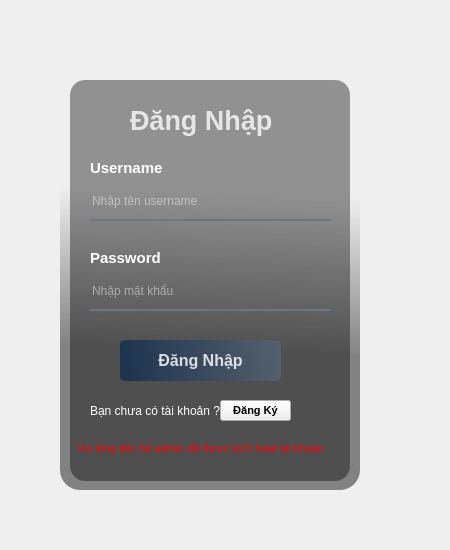
<?xml version="1.0" encoding="UTF-8"?>
<ui version="4.0">
 <class>Login</class>
 <widget class="QWidget" name="Login">
  <property name="geometry">
   <rect>
    <x>0</x>
    <y>0</y>
    <width>450</width>
    <height>550</height>
   </rect>
  </property>
  <property name="windowTitle">
   <string>Form</string>
  </property>
  <widget class="QWidget" name="widget" native="true">
   <property name="enabled">
    <bool>true</bool>
   </property>
   <property name="geometry">
    <rect>
     <x>30</x>
     <y>40</y>
     <width>370</width>
     <height>480</height>
    </rect>
   </property>
   <widget class="QLabel" name="label">
    <property name="geometry">
     <rect>
      <x>30</x>
      <y>30</y>
      <width>300</width>
      <height>420</height>
     </rect>
    </property>
    <property name="styleSheet">
     <string notr="true">border-image: url(:/resource/images/bg_login.jpg);
border-radius:20px</string>
    </property>
    <property name="text">
     <string/>
    </property>
   </widget>
   <widget class="QLabel" name="label_2">
    <property name="geometry">
     <rect>
      <x>30</x>
      <y>30</y>
      <width>300</width>
      <height>420</height>
     </rect>
    </property>
    <property name="styleSheet">
     <string notr="true">
border-radius:20px;
background-color: qlineargradient(spread:pad, x1:0.547949, y1:0.29, x2:0.537746, y2:0.671, stop:0 rgba(0, 0, 0, 0), stop:1 rgba(50, 50, 50, 147));</string>
    </property>
    <property name="text">
     <string/>
    </property>
    <property name="indent">
     <number>0</number>
    </property>
   </widget>
   <widget class="QLabel" name="label_3">
    <property name="geometry">
     <rect>
      <x>40</x>
      <y>40</y>
      <width>280</width>
      <height>401</height>
     </rect>
    </property>
    <property name="styleSheet">
     <string notr="true">background-color:rgba(0,0,0,100);
border-radius:15px;</string>
    </property>
    <property name="text">
     <string/>
    </property>
   </widget>
   <widget class="QLabel" name="lb_title_form">
    <property name="geometry">
     <rect>
      <x>100</x>
      <y>60</y>
      <width>161</width>
      <height>41</height>
     </rect>
    </property>
    <property name="font">
     <font>
      <pointsize>20</pointsize>
      <bold>true</bold>
     </font>
    </property>
    <property name="styleSheet">
     <string notr="true">color: rgb(230, 230, 230);</string>
    </property>
    <property name="text">
     <string>Đăng Nhập</string>
    </property>
   </widget>
   <widget class="QLabel" name="label_5">
    <property name="geometry">
     <rect>
      <x>60</x>
      <y>120</y>
      <width>91</width>
      <height>16</height>
     </rect>
    </property>
    <property name="font">
     <font>
      <pointsize>11</pointsize>
      <bold>true</bold>
     </font>
    </property>
    <property name="styleSheet">
     <string notr="true">color: rgb(255, 255, 255);</string>
    </property>
    <property name="text">
     <string>Username</string>
    </property>
   </widget>
   <widget class="QLineEdit" name="username">
    <property name="geometry">
     <rect>
      <x>60</x>
      <y>150</y>
      <width>241</width>
      <height>31</height>
     </rect>
    </property>
    <property name="styleSheet">
     <string notr="true">background-color: rgba(0, 0, 0,0);
border:none;
border-bottom:2px solid rgba(105,118,132,255);
color:rgba(255,255,255,230);
padding-bottom:7px;</string>
    </property>
    <property name="placeholderText">
     <string>Nhập tên username</string>
    </property>
   </widget>
   <widget class="QLineEdit" name="password">
    <property name="geometry">
     <rect>
      <x>60</x>
      <y>240</y>
      <width>241</width>
      <height>31</height>
     </rect>
    </property>
    <property name="styleSheet">
     <string notr="true">background-color: rgba(0, 0, 0,0);
border:none;
border-bottom:2px solid rgba(105,118,132,255);
color:rgba(255,255,255,230);
padding-bottom:7px;</string>
    </property>
    <property name="echoMode">
     <enum>QLineEdit::Password</enum>
    </property>
    <property name="placeholderText">
     <string>Nhập mật khẩu</string>
    </property>
   </widget>
   <widget class="QLabel" name="label_6">
    <property name="geometry">
     <rect>
      <x>60</x>
      <y>210</y>
      <width>91</width>
      <height>16</height>
     </rect>
    </property>
    <property name="font">
     <font>
      <pointsize>11</pointsize>
      <bold>true</bold>
     </font>
    </property>
    <property name="styleSheet">
     <string notr="true">color: rgb(255, 255, 255);</string>
    </property>
    <property name="text">
     <string>Password</string>
    </property>
   </widget>
   <widget class="QPushButton" name="saveForm">
    <property name="geometry">
     <rect>
      <x>90</x>
      <y>300</y>
      <width>161</width>
      <height>41</height>
     </rect>
    </property>
    <property name="font">
     <font>
      <pointsize>12</pointsize>
      <bold>true</bold>
     </font>
    </property>
    <property name="autoFillBackground">
     <bool>false</bool>
    </property>
    <property name="styleSheet">
     <string notr="true">QPushButton#saveForm{
	background-color: qlineargradient(spread:pad, x1:0, y1:0.505682, x2:1, y2:0.477, stop:0 rgba(20, 47, 78, 219), stop:1 rgba(85, 98, 112, 226));
color:rgba(255,255,255,210);
border-radius:5px;
}
QPushButton#saveForm:hover {
	background-color: qlineargradient(spread:pad, x1:0, y1:0.505682, x2:1, y2:0.477, stop:0 rgba(40, 67, 98, 219), stop:1 rgba(105, 118, 132, 226));
 
}
QPushButton#saveForm:pressed {
	background-color: rgba(105,118,132,200); 
padding-left:5px;
padding-top:5px;
}</string>
    </property>
    <property name="text">
     <string>Đăng Nhập</string>
    </property>
    <property name="autoDefault">
     <bool>false</bool>
    </property>
    <property name="flat">
     <bool>false</bool>
    </property>
   </widget>
   <widget class="QLabel" name="label_7">
    <property name="geometry">
     <rect>
      <x>60</x>
      <y>360</y>
      <width>131</width>
      <height>21</height>
     </rect>
    </property>
    <property name="styleSheet">
     <string notr="true">color: rgb(255, 255, 255);</string>
    </property>
    <property name="text">
     <string>Bạn chưa có tài khoản ?</string>
    </property>
   </widget>
   <widget class="QPushButton" name="dangKy">
    <property name="geometry">
     <rect>
      <x>190</x>
      <y>360</y>
      <width>71</width>
      <height>21</height>
     </rect>
    </property>
    <property name="font">
     <font>
      <pointsize>8</pointsize>
      <bold>true</bold>
     </font>
    </property>
    <property name="autoFillBackground">
     <bool>false</bool>
    </property>
    <property name="styleSheet">
     <string notr="true">QPushButton#dangNhap{
	background-color: qlineargradient(spread:pad, x1:0, y1:0.505682, x2:1, y2:0.477, stop:0 rgba(20, 47, 78, 219), stop:1 rgba(85, 98, 112, 226));
color:rgba(255,255,255,210);
border-radius:5px;
}
QPushButton#dangNhap:hover {
	background-color: qlineargradient(spread:pad, x1:0, y1:0.505682, x2:1, y2:0.477, stop:0 rgba(40, 67, 98, 219), stop:1 rgba(105, 118, 132, 226));
 
}
QPushButton#dangNhap:pressed {
	background-color: rgba(105,118,132,200); 
padding-left:5px;
padding-top:5px;
}</string>
    </property>
    <property name="text">
     <string>Đăng Ký</string>
    </property>
    <property name="checkable">
     <bool>false</bool>
    </property>
    <property name="autoDefault">
     <bool>false</bool>
    </property>
    <property name="flat">
     <bool>false</bool>
    </property>
   </widget>
   <widget class="QLabel" name="lb_contact_admin">
    <property name="geometry">
     <rect>
      <x>47</x>
      <y>400</y>
      <width>271</width>
      <height>16</height>
     </rect>
    </property>
    <property name="font">
     <font>
      <pointsize>8</pointsize>
     </font>
    </property>
    <property name="styleSheet">
     <string notr="true">color: rgb(255, 0, 0);</string>
    </property>
    <property name="text">
     <string>Vui lòng liên hệ admin để được kích hoạt tài khoản</string>
    </property>
   </widget>
  </widget>
 </widget>
 <resources>
  <include location="../resource.qrc"/>
 </resources>
 <connections/>
</ui>
